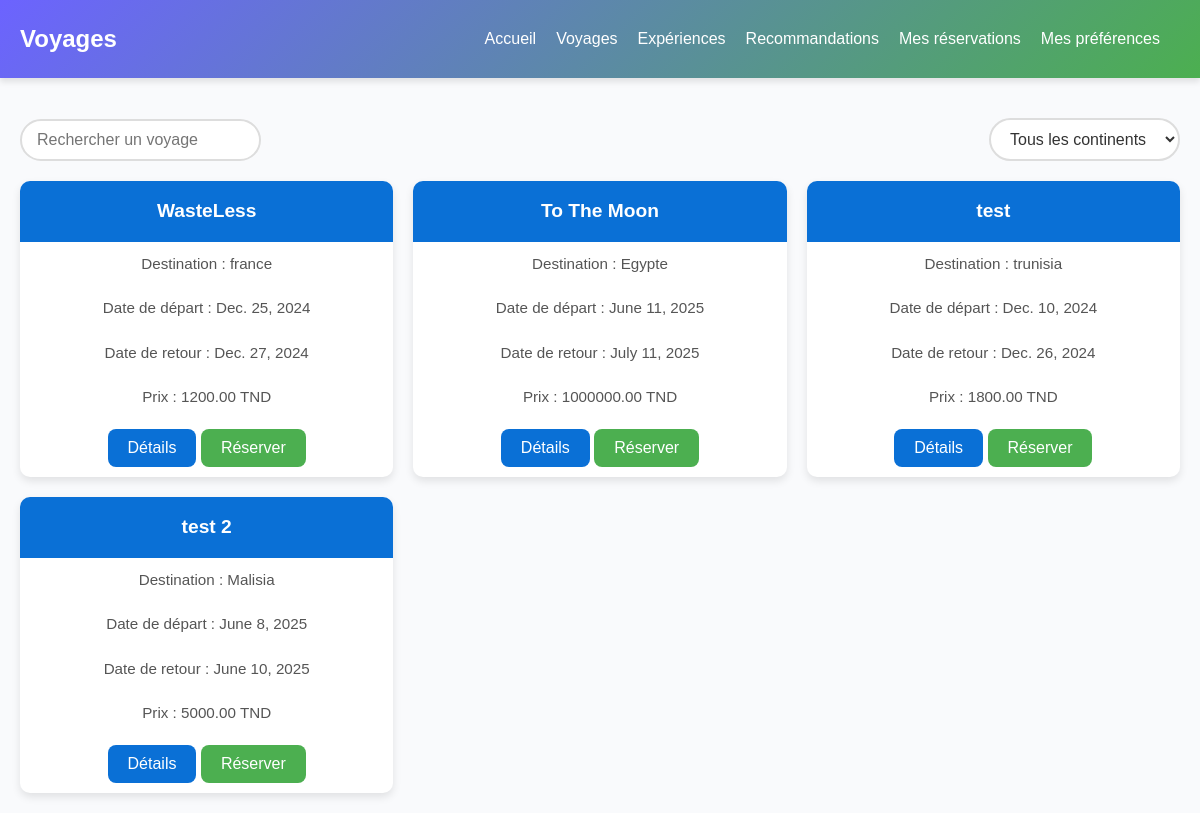
Page /voyage/ on the committed database.
### voyages/models.py (models this page shows, shortened)
class Voyage(models.Model):
    CONTINENTS = [
        ('Afrique', 'Afrique'),
        ('Antarctique', 'Antarctique'),
        ('Asie', 'Asie'),
        ('Europe', 'Europe'),
        ('Amérique du Nord', 'Amérique du Nord'),
        ('Océanie', 'Océanie'),
        ('Amérique du Sud', 'Amérique du Sud'),
    ]
    nom = models.CharField(max_length=100)
    destination = models.CharField(max_length=100)
    date_depart = models.DateField()
    date_retour = models.DateField()
    prix = models.DecimalField(max_digits=10, decimal_places=2)
    travel_type = models.CharField(max_length=50,default="Non spécifié")
    continent = models.CharField(max_length=100, default="Non spécifié")
    duration = models.CharField(max_length=50,default="Non spécifié")
    travel_mode = models.CharField(max_length=20,default="Non spécifié")

### voyages/views.py (the view)
# urls.py: path('', views.voyage_list, name='voyage-list'),
def voyage_list(request):
    continent = request.GET.get('continent')
    if continent:
        voyages = Voyage.objects.filter(continent=continent)
    else:
        voyages = Voyage.objects.all()
    continents = [continent[0] for continent in Voyage.CONTINENTS]
    return render(request, 'voyages/voyage_list.html', {'voyages': voyages, 'continents': continents})

### templates/voyages/voyage_list.html (shortened to what this page needs)
<!DOCTYPE html>
<html lang="fr">
<head>
</head>
<body>
  <header>
    <h1>Voyages</h1>
    <nav>
      <ul>
        <li><a href="/voyage/accueil">Accueil</a></li>
        <li><a href="/voyage/">Voyages</a></li>
        <li><a href="/experiences/">Expériences</a></li>
        <li><a href="/recommendations/recommendations/">Recommandations</a></li>
        <li><a href="/reservations/mes_reservations/">Mes réservations</a></li>
        <li><a href="/preferences/">Mes préférences</a></li>
      </ul>
    </nav>
  </header>
  <div class="container">
    <div class="search-filter">
      <div class="search">
        <input type="text" id="search-input" placeholder="Rechercher un voyage">
      </div>
      <div class="filter">
        <select id="continent-filter" onchange="filterByContinent()">
          <option value="">Tous les continents</option>
        </select>
      </div>
    </div>
    <div id="voyage-list" class="voyage-list">
      {% for voyage in voyages %}
      <div class="voyage-card">
        <h3>{{ voyage.nom }}</h3>
        <p>Destination : {{ voyage.destination }}</p>
        <p>Date de départ : {{ voyage.date_depart }}</p>
        <p>Date de retour : {{ voyage.date_retour }}</p>
        <p>Prix : {{ voyage.prix }} TND</p>
        <button onclick="window.location.href='/voyage/{{ voyage.id }}/details/'">Détails</button>
        <button onclick="window.location.href='/voyage/{{ voyage.id }}/reserver/'" id="res">Réserver</button>
      </div>
      {% endfor %}
    </div>
  </div>
</body>
</html>

### templates/voyages/voyage_list.html (style rules this page uses)
* { margin: 0; padding: 0; box-sizing: border-box; }
body { font-family: 'Poppins', sans-serif; background-color: #f9fafc; color: #333; line-height: 1.6; }
.container { max-width: 1200px; margin: 0 auto; padding: 20px; }
header { background: linear-gradient(135deg, #6c63ff, #4caf50); color: #fff; padding: 20px; display: flex; justify-content: space-between; align-items: center; box-shadow: 0 4px 6px rgba(0, 0, 0, 0.1); }
header h1 { font-size: 24px; font-weight: bold; }
nav ul { list-style: none; display: flex; }
nav li { margin-right: 20px; }
nav a { color: #fff; text-decoration: none; font-weight: 500; transition: color 0.3s ease; }
.search-filter { margin-top: 20px; display: flex; justify-content: space-between; align-items: center; }
.search input { width: 100%; max-width: 400px; padding: 10px 15px; border: 2px solid #ddd; border-radius: 25px; font-size: 1rem; transition: border-color 0.3s ease; }
.voyage-list { display: grid; grid-template-columns: repeat(auto-fit, minmax(300px, 1fr)); gap: 20px; margin-top: 20px; }
.voyage-card { background-color: #fff; border-radius: 10px; box-shadow: 0 4px 8px rgba(0, 0, 0, 0.1); overflow: hidden; text-align: center; transition: transform 0.3s ease; }
.voyage-card h3 { background-color: #0a70d6;; color: #fff; padding: 15px 10px; font-size: 1.2rem; }
.voyage-card p { padding: 10px 15px; font-size: 0.95rem; color: #555; }
#res { background-color: #4caf50; }
.voyage-card button { background-color: #0a70d6; color: #fff; border: none; padding: 10px 20px; margin: 10px 0; border-radius: 8px; cursor: pointer; font-size: 1rem; transition: background-color 0.3s ease, box-shadow 0.3s ease; }
.filter select { width: 100%; max-width: 300px; padding: 10px 15px; border: 2px solid #ddd; border-radius: 25px; font-size: 1rem; background-color: #fff; color: #333; transition: border-color 0.3s ease, background-color 0.3s ease, color 0.3s ease; }
.filter { display: flex; justify-content: flex-end; align-items: center; }

### rows in the picture
Voyage: nom "WasteLess", destination "france", date_depart "Dec. 25, 2024", date_retour "Dec. 27, 2024", prix "1200.00"
Voyage: nom "To The Moon", destination "Egypte", date_depart "June 11, 2025", date_retour "July 11, 2025", prix "1000000.00"
Voyage: nom "test", destination "trunisia", date_depart "Dec. 10, 2024", date_retour "Dec. 26, 2024", prix "1800.00"
Voyage: nom "test 2", destination "Malisia", date_depart "June 8, 2025", date_retour "June 10, 2025", prix "5000.00"
